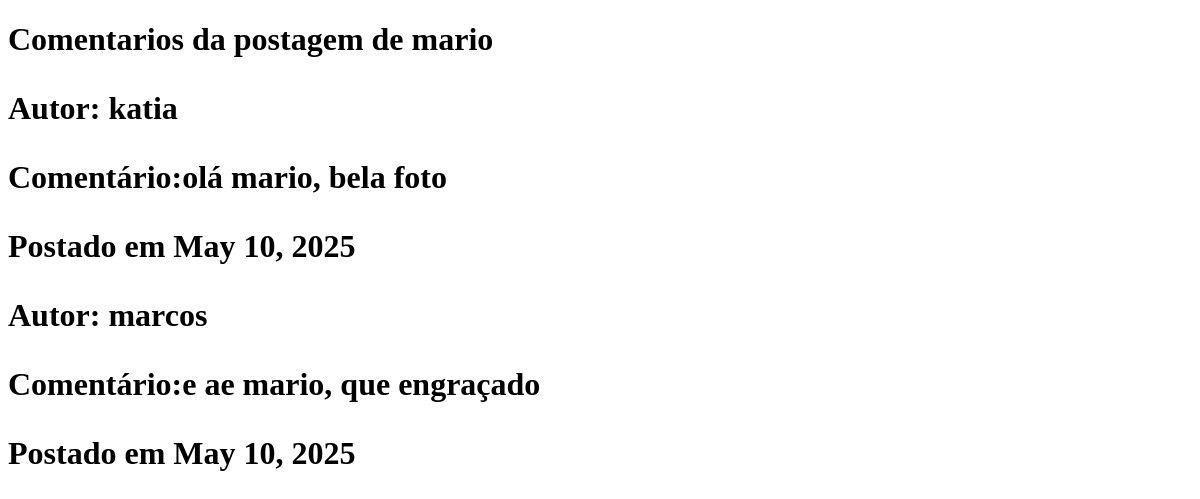
Before: /ver_comentarios/11/ with the older database file.
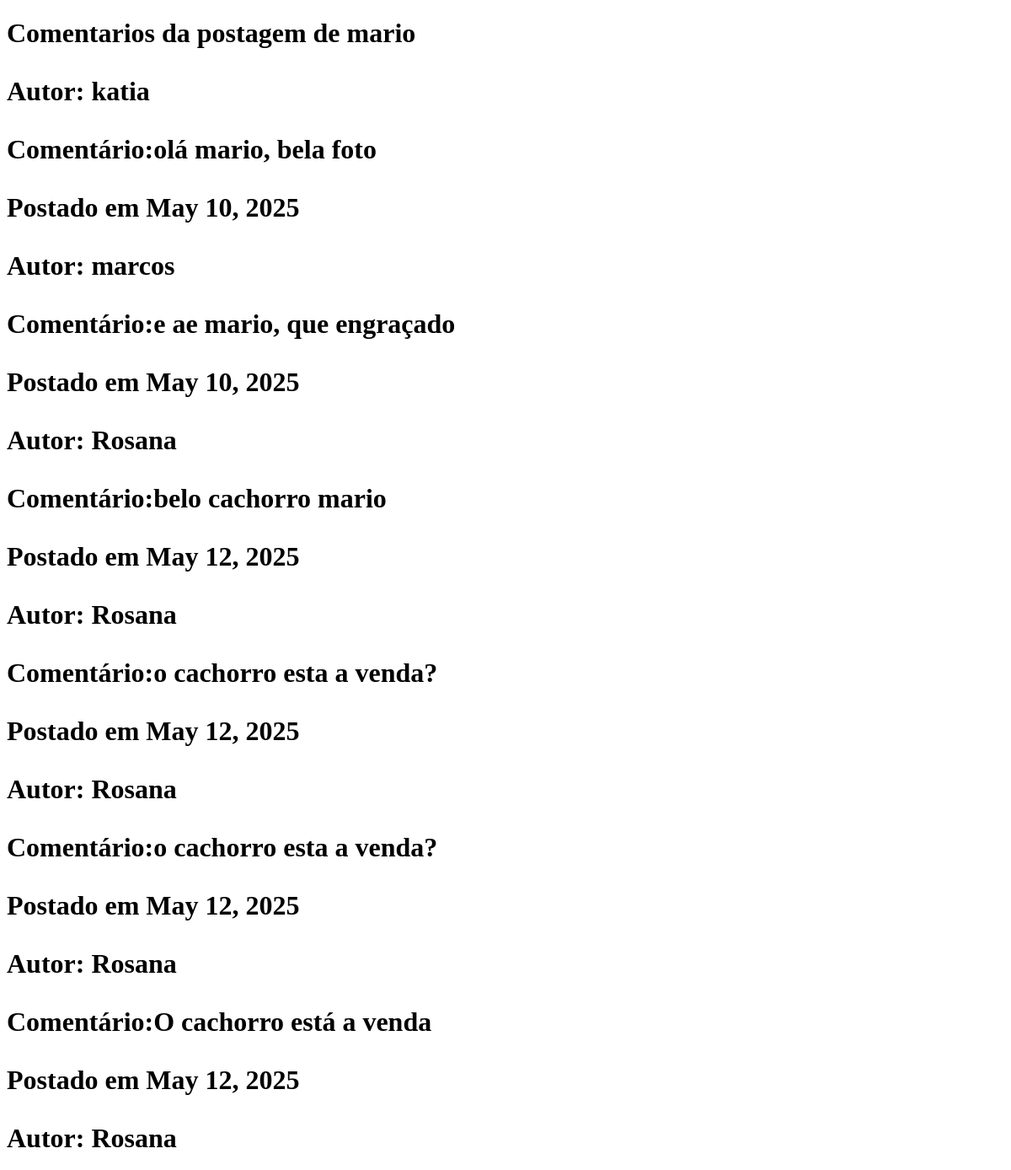
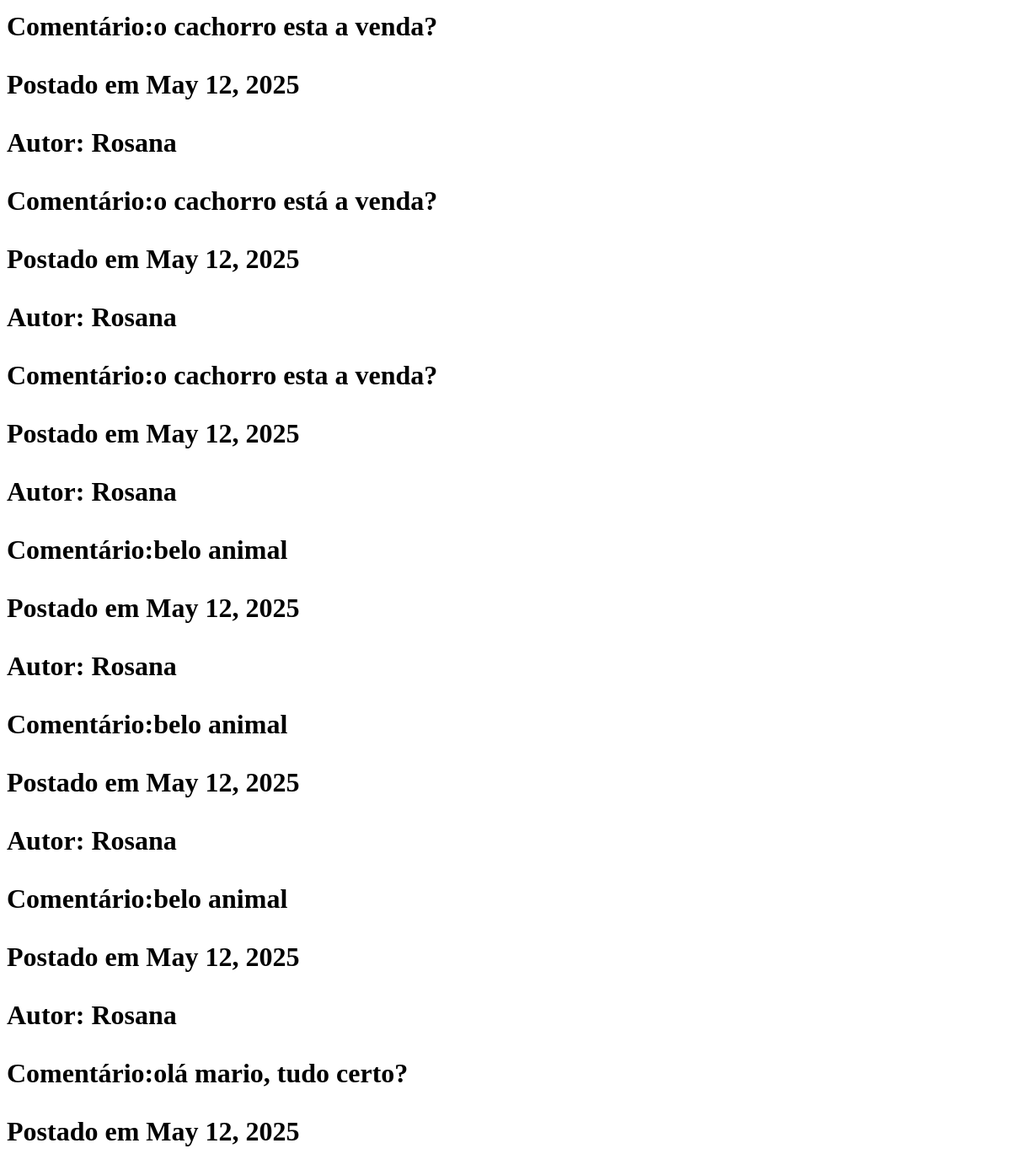
After: the same page with the newer database file (2 pictures, top to bottom).
### redesocial/models.py (models this page shows, shortened)
class Post(models.Model):
    dono_postagem = models.ForeignKey(Conta, on_delete=models.CASCADE)
    texto = models.CharField(max_length=6000, null = True, blank=True)
    imagem_postagem = models.ImageField(upload_to = 'redesocial/ImagemPostagem', null=True, blank=True)
    video = models.FileField(upload_to='redesocial/videos', null=True, blank=True)
    curtidas = models.IntegerField(default=0)
    nao_curtidas = models.IntegerField(default = 0)
    quantidade_comentarios = models.IntegerField(default= 0)

class Conta(models.Model):
    nome = models.CharField(max_length=400)
    biografia = models.CharField(max_length=1000, blank=True)
    interesses = models.CharField(max_length=1000, blank=True)
    estado_civil = models.CharField(max_length=500, blank = True)
    dono_da_conta = models.ForeignKey(User,  on_delete=models.CASCADE)
    seguidores = models.ManyToManyField('self', symmetrical=False, related_name='MeSeguindo')
    seguindo = models.ManyToManyField('self', symmetrical=False, related_name='ContasSeguidas')
    foto_perfil = models.ImageField(upload_to = 'redesocial/fotos', blank=True)
    data_criacao = models.DateField(auto_now_add = True)
    numero_seguidores = models.IntegerField(default=0)
    numero_seguindo = models.IntegerField(default=0)

class Comentarios(models.Model):
    postagem = models.ForeignKey(Post, on_delete=models.CASCADE)
    autor = models.ForeignKey(Conta, on_delete = models.CASCADE)
    texto_comentario = models.CharField(max_length=6000)
    data_criacao = models.DateField(auto_now_add = True)

### redesocial/views.py (the view)
# urls.py: path('ver_comentarios/<int:post_id>/', views.ver_comentarios, name='ver_comentarios'),
def ver_comentarios(request, post_id):
    post = Post.objects.get(id=post_id)
    comentarios = Comentarios.objects.filter(postagem=post)
    dicionario_post = {'post':post, 'comentarios':comentarios}
    return render(request, 'redesocial/ver_comentarios.html', dicionario_post)

### redesocial/templates/redesocial/ver_comentarios.html (shortened to what this page needs)
<!DOCTYPE HTML>
<html lang="pt-br">
    <head>
    </head>
    <body>
        <h1>Comentarios da postagem de {{post.dono_postagem.nome}}</p>
        {%if comentarios%}
            {%for comentario in comentarios%}
                <p>Autor: {{comentario.autor.nome}}
                <p>Comentário:{{comentario.texto_comentario}}
                <p>Postado em {{comentario.data_criacao}}
            {%endfor%}
        {%else%}
            <!--Caso a postagem não tenhu nenhum comentário, iremos apresentar essa
            mensagem padrão-->
            <p>A página ainda não possui nenhum comentário
        {%endif%}
    </body>
</html>

Changed rows visible on the page:
added Comentarios: autor.nome "Rosana", texto_comentario "belo cachorro mario", data_criacao "May 12, 2025"
added Comentarios: autor.nome "Rosana", texto_comentario "o cachorro esta a venda?", data_criacao "May 12, 2025"
added Comentarios: autor.nome "Rosana", texto_comentario "o cachorro esta a venda?", data_criacao "May 12, 2025"
added Comentarios: autor.nome "Rosana", texto_comentario "O cachorro está a venda", data_criacao "May 12, 2025"
added Comentarios: autor.nome "Rosana", texto_comentario "o cachorro esta a venda?", data_criacao "May 12, 2025"
added Comentarios: autor.nome "Rosana", texto_comentario "o cachorro está a venda?", data_criacao "May 12, 2025"
added Comentarios: autor.nome "Rosana", texto_comentario "o cachorro esta a venda?", data_criacao "May 12, 2025"
added Comentarios: autor.nome "Rosana", texto_comentario "belo animal", data_criacao "May 12, 2025"
added Comentarios: autor.nome "Rosana", texto_comentario "belo animal", data_criacao "May 12, 2025"
added Comentarios: autor.nome "Rosana", texto_comentario "belo animal", data_criacao "May 12, 2025"
added Comentarios: autor.nome "Rosana", texto_comentario "olá mario, tudo certo?", data_criacao "May 12, 2025"
